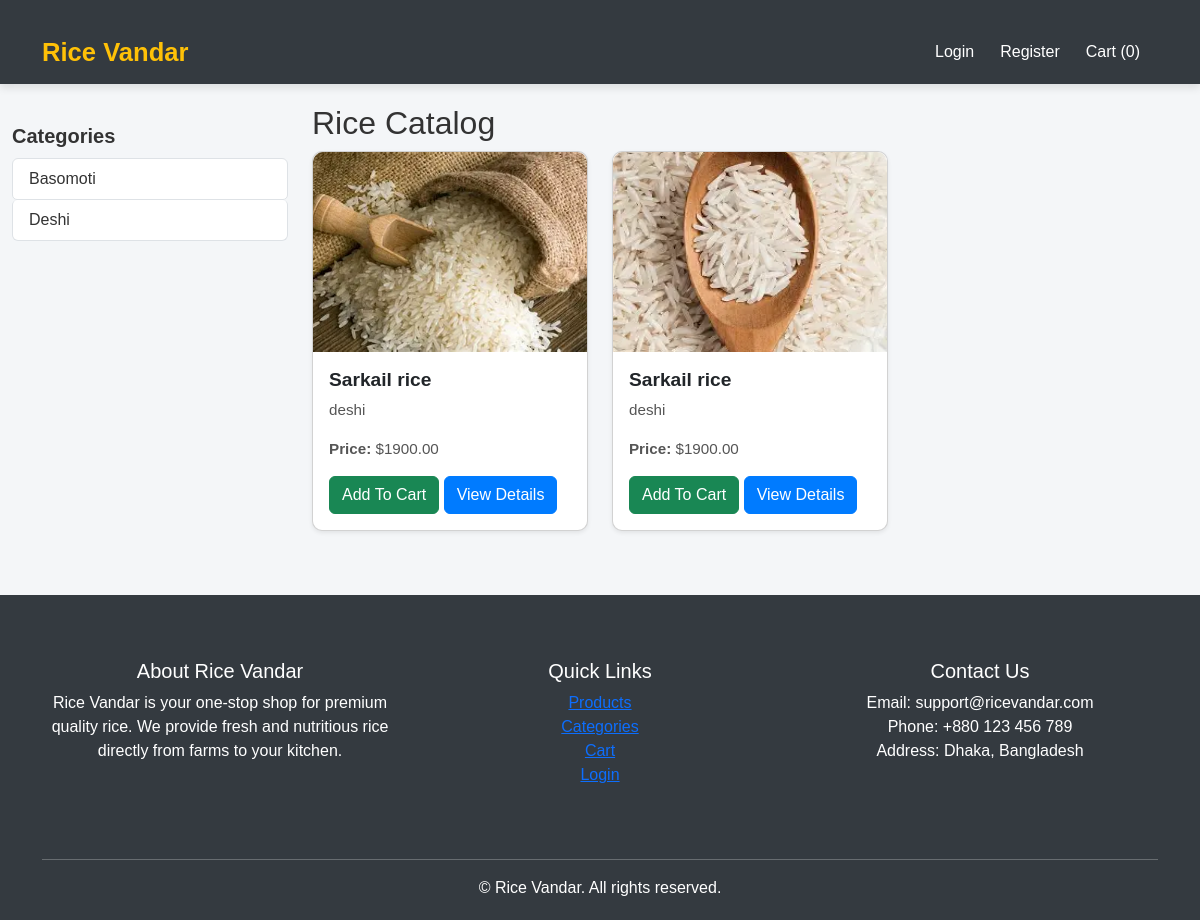
The app's page /, older data.
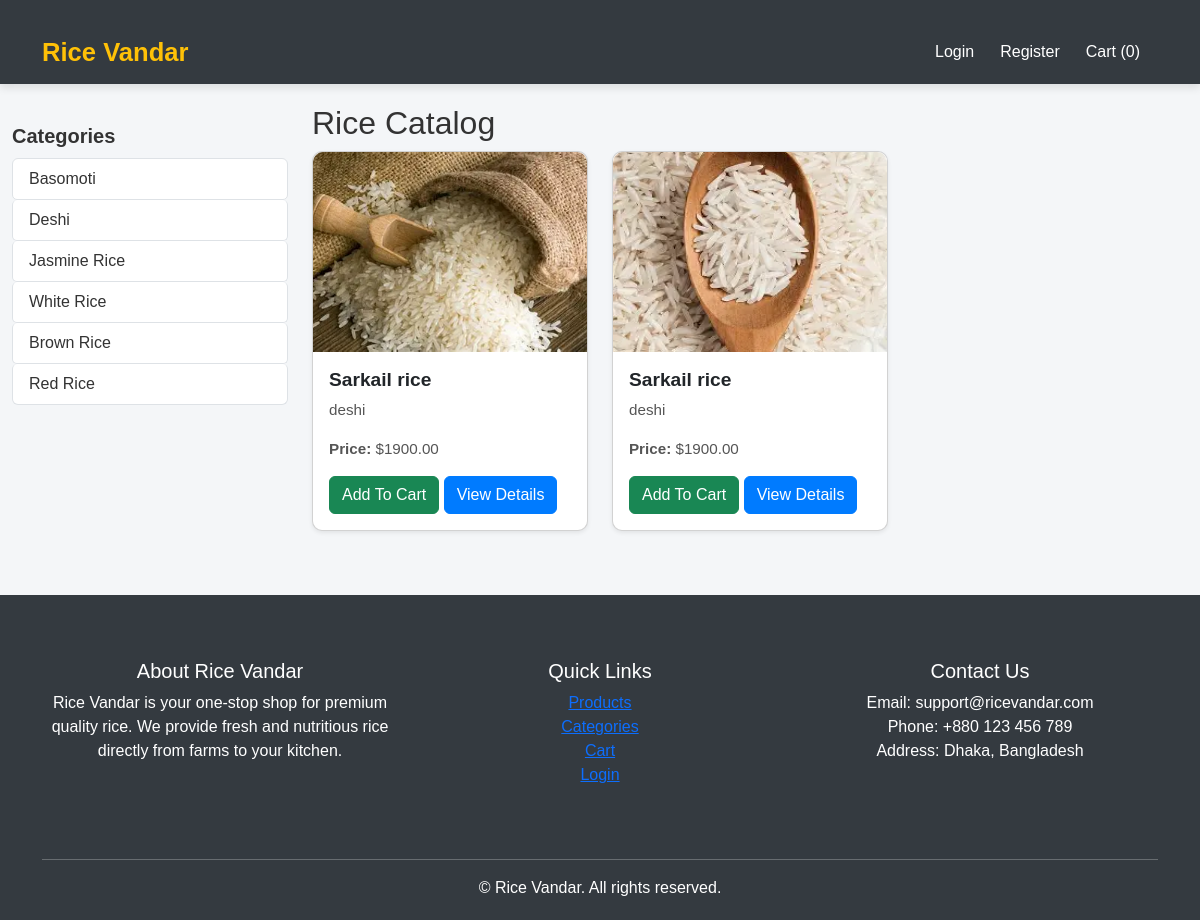
The same page, newer data.
### catalogue/models.py (models this page shows, shortened)
class RiceCategory(models.Model):
    name = models.CharField(max_length=100, unique=True)
    description = models.TextField(blank=True, null=True)
    class Meta:
        verbose_name_plural = "Rice Categories"

class Product(models.Model):
    name = models.CharField(max_length=200)
    category = models.ForeignKey(RiceCategory, on_delete=models.CASCADE, related_name="products", null=True, blank=True)
    description = models.TextField(blank=True)
    price = models.DecimalField(max_digits=10, decimal_places=2)
    stock = models.PositiveIntegerField(default=0)
    image = models.ImageField(upload_to='products/', blank=True, null=True)
    created_at = models.DateTimeField(auto_now_add=True)
    updated_at = models.DateTimeField(auto_now=True)

### catalogue/views.py (the view)
# urls.py: path('', views.product_list, name='product_list'),
def product_list(request):
    products = Product.objects.all().order_by('-created_at')
    categories = RiceCategory.objects.all()
    return render(request, 'catalogue/product_list.html', {'products': products, 'categories': categories})

### cart/context_processors.py (called while the page is built)
def cart_item_count(request):
    if request.user.is_authenticated:
        try:
            cart = Cart.objects.get(user=request.user)
            count = cart.items.count()
        except Cart.DoesNotExist:
            count = 0
    else:
        count = 0  # guest user জন্য 0 দেখানো হবে
    return {'cart_count': count}

### templates/catalogue/product_list.html (shortened to what this page needs)
{% extends "base.html" %}
{% block content %}
<h2>Rice Catalog</h2>
<div class="row">
    {% for product in products %}
    <div class="col-md-4 mb-3">
        <div class="card h-100 shadow-sm">
            {% if product.image %}
            <img src="{{ product.image.url }}" class="card-img-top" alt="{{ product.name }}">
            {% endif %}
            <div class="card-body">
                <h5 class="card-title">{{ product.name }}</h5>
                <p class="card-text">{{ product.description|truncatechars:100 }}</p>
                <p class="card-text"><strong>Price:</strong> ${{ product.price }}</p>
             <a href="{% url 'cart:add_to_cart' product.id %}" class="btn btn-success">Add To Cart</a>
                <a href="{% url 'catalogue:product_detail' product.pk %}" class="btn btn-primary">View Details</a>
            </div>
        </div>
    </div>
    {% empty %}
    <p>No products available.</p>
    {% endfor %}
</div>
{% endblock %}

### templates/base.html (shortened to what this page needs)
{% load static %}
<!DOCTYPE html>
<html lang="en">
<head>
<link rel="stylesheet" href="{% static 'css/styles.css' %}?v={{ time }}">
<link href="https://cdn.jsdelivr.net/npm/bootstrap@5.3.0/dist/css/bootstrap.min.css" rel="stylesheet">
</head>
<body>
<nav class="navbar navbar-expand-lg navbar-dark">
  <div class="container">
    <a class="navbar-brand" href="{% url 'catalogue:product_list' %}">Rice Vandar</a>
    <div>
      <ul class="navbar-nav">
        {% if user.is_authenticated %}
        <li class="nav-item"><a class="nav-link" href="{% url 'accounts:profile' %}">Hi, {{ user.username }}</a></li>
        <li class="nav-item"><a class="nav-link" href="{% url 'accounts:logout' %}">Logout</a></li>
        {% else %}
        <li class="nav-item"><a class="nav-link" href="{% url 'accounts:login' %}">Login</a></li>
        <li class="nav-item"><a class="nav-link" href="{% url 'accounts:register' %}">Register</a></li>
        {% endif %}
        <li class="nav-item">
            <a class="nav-link" href="{% url 'cart:cart_detail' %}">
                Cart ({{ cart_item_count|default:"0" }})
            </a>
        </li>
      </ul>
    </div>
  </div>
</nav>
<div class="container-fluid main-container">
  <div class="row">
    <div class="col-lg-3 sidebar">
        <h5>Categories</h5>
        <ul class="list-group">
            {% for cat in categories %}
            <li class="list-group-item">
                <a href="{% url 'catalogue:category_products' cat.id %}">{{ cat.name }}</a>
            </li>
            {% empty %}
            <li class="list-group-item">No categories available</li>
            {% endfor %}
        </ul>
    </div>
    <div class="col-lg-9">
        {% block content %}{% endblock %}
    </div>
  </div>
</div>
<div>
  {% include 'catalogue/footer.html' %}
</div>
</body>
</html>

Row changes from the older to the newer data that the page shows:
added RiceCategory: name "Jasmine Rice"
added RiceCategory: name "White Rice"
added RiceCategory: name "Brown Rice"
added RiceCategory: name "Red Rice"
